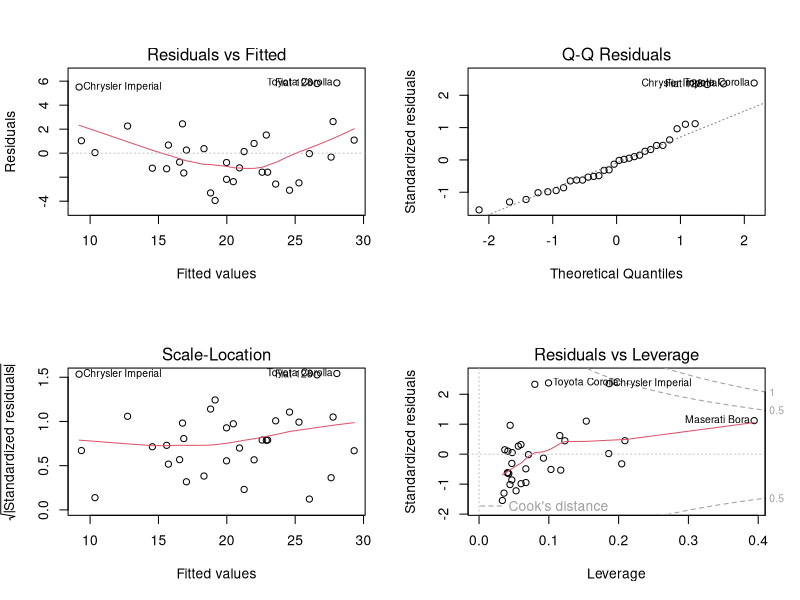

The R source for this figure:
## ---- chunk 1
knitr::opts_chunk$set(echo = FALSE)

#dta <- data.frame(
#  matrix(c(21, 110, 2.62, 21, 110, 2.875, 22.8,93,2.32, 21.4,110,3.215,
#           18.7,175,3.44, 18.1,105,3.46, 14.3,245,3.57, 24.4,62,3.19,
#           22.8,95,3.15, 19.2,123,3.44, 17.8,123,3.44, 16.4,180,4.07, 
#           17.3,180,3.73, 15.2,180,3.78, 10.4,205,5.25,10.4,215,5.424,
#           14.7,230,5.345,32.4,66,2.2,30.4,52,1.615,33.9,65,1.835,
#           21.5,97,2.465,15.5,150,3.52,15.2,150,3.435,13.3,245,3.84,
#           19.2,175,3.845,27.3,66,1.935,26,91,2.14,30.4,113,1.513,
#           15.8,264,3.17,19.7,175,2.77,15,335,3.57,21.4,109,2.78), ncol = 3, byrow = TRUE))
#names(dta) <- c("dep", "pred1", "pred2")
dta <- data(mtcars)
dta <- mtcars
## ---- chunk 2
mdl <- lm(mpg ~ hp + wt, data = dta)
summary(mdl)
## ---- chunk 3
par(mfrow = c(2,2))
plot(mdl)
